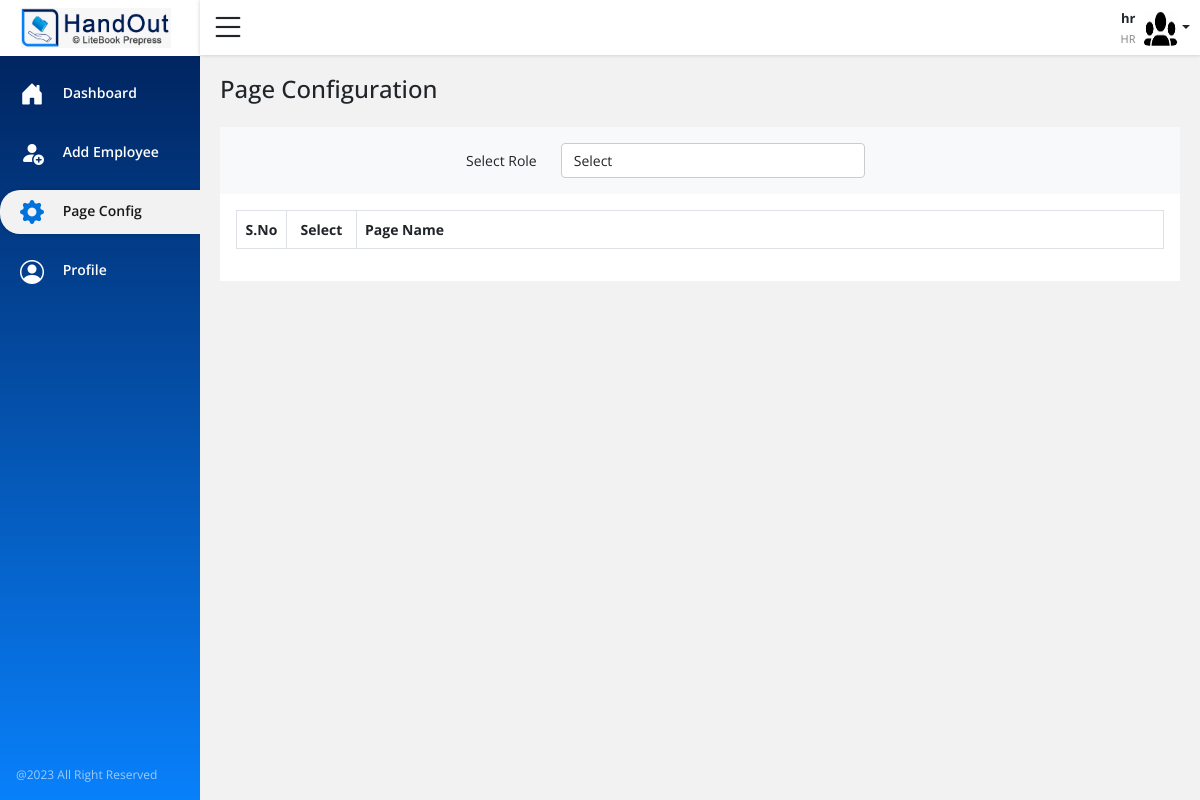
Page /page-config.php (signed in) on the committed database.
### tables this page shows
CREATE TABLE `page_mapping` (
  `id` int(50) NOT NULL,
  `role` int(20) DEFAULT NULL,
  `page_id` int(20) NOT NULL,
  `page_file_name` varchar(25) DEFAULT NULL
);

CREATE TABLE `master_role` (
  `id` int(20) NOT NULL,
  `name` varchar(50) DEFAULT NULL,
  `create_date` date DEFAULT NULL
);

### shared/master_data_load.php (called while the page is built, shortened)
<?php
    function getValueMaster($dbName,$value,$conn){
        $result = mysqli_fetch_assoc(mysqli_query($conn, "SELECT * FROM $dbName WHERE id=$value"));
        return $result['name'];
    }
?>

### page-config.php (the view, shortened to what this page needs)
<?php
require_once('includes/common-header.php');
require_once('includes/page-config.php');
?>
<div class="main_wrapper w-100 h-100 d-sm-flex flex-row bg_gradient_1">
    <?php
    require_once('includes/aside.php');
    ?>
    <main class="col-xl-10 col-lg-9 col-md-8 admin_right d-flex flex-column">
        <?php
        require_once('includes/content-header.php');
        ?>
        <div class="info_wrapper w-100 flx_1">
            <header class="pb-3">
                <div>
                    <h4>Page Configuration</h4>
                </div>
            </header>
            <div class="bg-light py-3">
                    <div class="row">
                        <div class="col-6 offset-lg-3">
                            <div class="row align-items-center">
                                <div class="col-auto">
                                    Select Role
                                </div>
                                <div class="col-8">
                                    <select required name="" id="RoleDropdown" class="form-control">
                                        <option value="">Select</option>
                                    </select>
                                </div>
                            </div>
                        </div>
                    </div>
            </div>
            <div class="bg-white p-3">
                <table class="w-100 table table-bordered">
                    <thead>
                        <tr>
                            <th width="50" class="text-center">S.No</th>
                            <th width="70" class="text-center">
                                Select
                            </th>
                            <th>Page Name</th>
                        </tr>
                    </thead>
                </table>
            </div>
        </div>
    </main>
</div>
</body>
</html>

### includes/aside.php (shortened to what this page needs)
<aside class="admin_aside d-flex flex-column h-100 col-xl-2 col-lg-3 col-md-4">
        <header class="flx_0 desktop_logo bg-white">
            <a href="#" target="_blank">
                <img src="assets/images/logo.jpg" alt="">
            </a>
        </header>
        <div class="flx_1 aside_nav pt-3">
            <ul class="MenuLoad">
               <?php
                $getRoleid = $_SESSION['role'];
                if($getRoleid == 1){
                    $getPages = mysqli_query($conn, "SELECT * FROM `page_config` WHERE `id` != 1");
                }
                else{
                    $getPages = mysqli_query($conn, "SELECT * FROM `page_mapping` WHERE `role` = '$getRoleid'");
                }
                $getPageName = basename($_SERVER['REQUEST_URI'], '?' . $_SERVER['QUERY_STRING']);
                $getPageName = preg_replace('/\\.[^.\\s]{3,4}$/', '', $getPageName);
                ?>
                <li><a class="<?php if($getPageName == 'dashboard') {echo 'aside_nav_active';} else {echo '';} ?>" href="dashboard.php"> <i class="bi bi-house-door-fill"></i> Dashboard</a></li>
                <?php
                while ($row = mysqli_fetch_array($getPages)) {
                    $icons = '';
                    if($row["page_file_name"] == 'activity'){
                        $icons = 'bi-lightbulb-fill';
                    }
                    else if($row["page_file_name"] == 'master-dropdown'){
                        $icons = 'bi-database';
                    }
                    else if($row["page_file_name"] == 'project-management'){
                        $icons = 'bi-person-fill-gear';
                    }
                    else if($row["page_file_name"] == 'page-config'){
                        $icons = 'bi-gear-fill';
                    }
                    else if($row["page_file_name"] == 'add-employee'){
                        $icons = 'bi-person-fill-add';
                    }
                    else{
                        $icons ='bi-check-circle-fill';
                    }
                    ?>
                        <li> <a class="<?php if($getPageName == $row["page_file_name"]) {echo 'aside_nav_active';} else {echo '';} ?>" href="<?php echo $row["page_file_name"].'.php' ?>"> <i class="bi <?php echo $icons;?>"></i> <?php echo str_replace("-"," ",$row["page_file_name"]); ?></a> </li>
                    <?php
                }
                ?>
                <li><a class="<?php if($getPageName == 'profile') {echo 'aside_nav_active';} else {echo '';} ?>" href="profile.php"> <i class="bi bi-person-circle"></i> Profile</a></li>
            </ul>
        </div>
        <footer class="flx_0 footer_copy p-3">
            @2023 All Right Reserved
        </footer>
    </aside>

### includes/content-header.php (shortened to what this page needs)
<header class="main_header flx_0 w-100">
            <div class="row g-0">
                <div class="col-auto col-3 d-flex align-items-center top_h_left">
                    <div class="flx_0 res_menu pe-2 pe-sm-3">
                        <i class="bi bi-list"></i>
                    </div>
                </div>
                <div class="col d-flex align-items-center justify-content-end flex-row top_h_right">
                    <div class="prof_top cursor ps-4">
                        <div class="dropdown">
                            <div class="d-inline-flex dropdown-toggle" data-bs-toggle="dropdown">
                                <div class="flx_1 text-end pe-2">
                                    <h3 class="bld_txt_1 mb-0"><?php echo $_SESSION["username"]; ?></h3>
                                    <small class="font_1x txt_clr_1"> <?php
                                        require_once('shared/master_data_load.php');
                                        if(isset($_SESSION["role"])){
                                            echo getValueMaster('master_role',$_SESSION["role"],$conn);
                                        }
                                        else{
                                            echo '';
                                        }
                                    ?></small>
                                </div>
                                <div class="flx_0 profile_img">
                                <?php
                                    if($_SESSION['profileFileName'])
                                    {
                                        ?>
                                            <img src="assets/profile/<?php echo $_SESSION['profileFileName'] ?>" alt="" />
                                        <?php
                                    }
                                    else{
                                        ?>
                                            <img src="assets/images/no-profile.png" alt="" />
                                        <?php
                                    }
                                ?>
                                </div>
                            </div>
                        </div>
                    </div>
                </div>
            </div>
        </header>

### assets/css/responsive.css (style rules this page uses)
@media only screen and (min-width:768px) { .desktop_logo { display:block !important } }

### assets/css/login.css (style rules this page uses)
body { font-family: 'Open Sans', sans-serif; font-size:13px; }
html,body { height:100%; }
.bg_gradient_1 { background: -moz-linear-gradient(90deg, rgba(23,135,220,1) 0%, rgba(139,33,241,1) 100%); background: -webkit-linear-gradient(90deg, rgba(23,135,220,1) 0%, rgba(139,33,241,1) 100%); background: linear-gradient(90deg, rgba(23,135,220,1) 0%, rgba(139,33,241,1) 100%); filter: progid:DXImageTransform.Microsoft.gradient(startColorstr="#1787dc",endColorstr="#8b21f1",GradientType=1); }

### assets/css/admin_style.css (style rules this page uses)
body { font-family: "Open Sans", sans-serif; font-size: 14px; font-weight: 400; }
html, body { height: 100%; }
.flx_0 { flex: 0 0 auto; }
.flx_1 { flex: 1 1 auto; }
.bg_gradient_1 { background: -moz-linear-gradient( 180deg, #001e55 0%, #0880fb 100% ); background: -webkit-linear-gradient( 180deg, #001e55 0%, #0880fb 100% ); background: linear-gradient( 180deg, #001e55 0%, #0880fb 100% ); filter: progid:DXImageTransform.Microsoft.gradient(startColorstr="#001e55",endColorstr="#0880fb",GradientType=1); }
.aside_nav li, .aside_nav ul { list-style: none; }
.aside_nav ul { padding: 0px; }
.aside_nav { overflow-y: auto; overflow-x: hidden; }
.aside_nav li a { font-weight: 600; text-decoration: none; color: #ffffff; padding: 10px 20px; margin-bottom: 15px; display: block; white-space: nowrap; text-transform: capitalize; }
.admin_right { padding: 0px 0px 15px 0px; background: #f2f2f2; }
.aside_nav li a.aside_nav_active, .aside_nav li a:hover { background: #f2f2f2; border-radius: 20px 0px 0px 20px; color: rgba(0, 0, 0, 0.9); box-shadow: 0px 0px 5px rgba(0, 0, 0, 0.2); }
.aside_nav li a i { font-size: 24px; display: inline-block; line-height: 0; padding-right: 15px; vertical-align: middle; }
.aside_nav li a.aside_nav_active i, .aside_nav li a:hover i { color: #0172dc; }
.footer_copy { font-size: 12px; white-space: nowrap; color: rgba(255, 255, 255, 0.6); }
.res_menu { cursor: pointer; }
.res_menu i { font-size: 36px; line-height: 0; }
.res_menu i.bi-list { font-size: 36px; }
.bld_txt_1 { font-weight: bold; font-size: 13px; }
.font_1x { font-size: 11px; }
.txt_clr_1 { color: rgba(0, 0, 0, 0.5); }
.profile_img img { width: 35px; height: 35px; border-radius: 6px; }
.cursor { cursor: pointer; }
.prof_top .dropdown-toggle:after { margin-top: 14px !important; }
.info_wrapper { overflow-y: auto; padding: 20px; }
.main_header { background: #fff; padding: 7px 10px; box-shadow: 0px 0px 4px rgba(0, 0, 0, 0.2); }
.admin_aside, .admin_right { transition: all 0.3s ease-in-out; }
.form-control { background: #ffffff; font-size: 14px; border: 1px solid #ccc; }
.desktop_logo img { max-width: 150px; }
.desktop_logo { padding: 8px 8px 8px 21px; }

### rows in the picture
page_mapping: page_file_name "Add Employee"
page_mapping: page_file_name "Page Config"
master_role: name "HR"

### other values in the picture
$_SESSION["username"] "hr"
